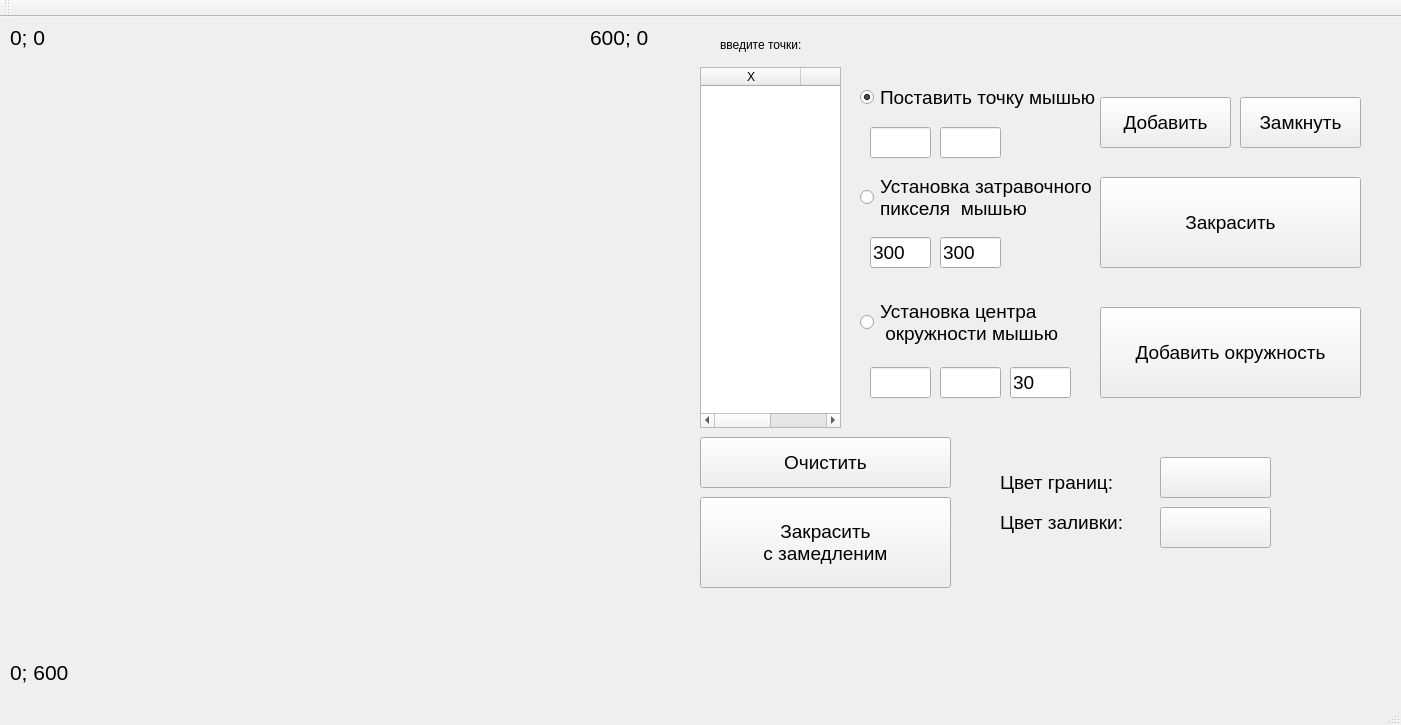
<?xml version="1.0" encoding="UTF-8"?>
<ui version="4.0">
 <class>MainWindow</class>
 <widget class="QMainWindow" name="MainWindow">
  <property name="geometry">
   <rect>
    <x>0</x>
    <y>0</y>
    <width>1401</width>
    <height>725</height>
   </rect>
  </property>
  <property name="windowTitle">
   <string>Закраска</string>
  </property>
  <widget class="QWidget" name="centralWidget">
   <widget class="QLineEdit" name="lineEdit_y">
    <property name="geometry">
     <rect>
      <x>940</x>
      <y>110</y>
      <width>61</width>
      <height>31</height>
     </rect>
    </property>
    <property name="font">
     <font>
      <pointsize>14</pointsize>
     </font>
    </property>
   </widget>
   <widget class="QLabel" name="label_4">
    <property name="geometry">
     <rect>
      <x>720</x>
      <y>20</y>
      <width>101</width>
      <height>16</height>
     </rect>
    </property>
    <property name="text">
     <string>введите точки:</string>
    </property>
   </widget>
   <widget class="QLineEdit" name="lineEdit_x">
    <property name="geometry">
     <rect>
      <x>870</x>
      <y>110</y>
      <width>61</width>
      <height>31</height>
     </rect>
    </property>
    <property name="font">
     <font>
      <pointsize>14</pointsize>
     </font>
    </property>
   </widget>
   <widget class="QTableWidget" name="tableWidget">
    <property name="geometry">
     <rect>
      <x>700</x>
      <y>50</y>
      <width>141</width>
      <height>361</height>
     </rect>
    </property>
    <column>
     <property name="text">
      <string>X</string>
     </property>
    </column>
    <column>
     <property name="text">
      <string>Y</string>
     </property>
    </column>
   </widget>
   <widget class="QPushButton" name="pushButton_add">
    <property name="geometry">
     <rect>
      <x>1100</x>
      <y>80</y>
      <width>131</width>
      <height>51</height>
     </rect>
    </property>
    <property name="font">
     <font>
      <pointsize>14</pointsize>
     </font>
    </property>
    <property name="text">
     <string>Добавить</string>
    </property>
   </widget>
   <widget class="QWidget" name="gridLayoutWidget">
    <property name="geometry">
     <rect>
      <x>30</x>
      <y>40</y>
      <width>601</width>
      <height>591</height>
     </rect>
    </property>
    <layout class="QGridLayout" name="gridLayout"/>
   </widget>
   <widget class="QPushButton" name="pushButton">
    <property name="geometry">
     <rect>
      <x>1240</x>
      <y>80</y>
      <width>121</width>
      <height>51</height>
     </rect>
    </property>
    <property name="font">
     <font>
      <pointsize>14</pointsize>
     </font>
    </property>
    <property name="text">
     <string>Замкнуть</string>
    </property>
   </widget>
   <widget class="QPushButton" name="pushButton_clear">
    <property name="geometry">
     <rect>
      <x>700</x>
      <y>420</y>
      <width>251</width>
      <height>51</height>
     </rect>
    </property>
    <property name="font">
     <font>
      <pointsize>14</pointsize>
     </font>
    </property>
    <property name="text">
     <string>Очистить</string>
    </property>
   </widget>
   <widget class="QLabel" name="label">
    <property name="geometry">
     <rect>
      <x>10</x>
      <y>10</y>
      <width>81</width>
      <height>21</height>
     </rect>
    </property>
    <property name="font">
     <font>
      <pointsize>16</pointsize>
     </font>
    </property>
    <property name="text">
     <string>0; 0</string>
    </property>
   </widget>
   <widget class="QLabel" name="label_2">
    <property name="geometry">
     <rect>
      <x>590</x>
      <y>10</y>
      <width>91</width>
      <height>21</height>
     </rect>
    </property>
    <property name="font">
     <font>
      <pointsize>16</pointsize>
     </font>
    </property>
    <property name="text">
     <string>600; 0</string>
    </property>
   </widget>
   <widget class="QLabel" name="label_3">
    <property name="geometry">
     <rect>
      <x>10</x>
      <y>640</y>
      <width>91</width>
      <height>31</height>
     </rect>
    </property>
    <property name="font">
     <font>
      <pointsize>16</pointsize>
     </font>
    </property>
    <property name="text">
     <string>0; 600</string>
    </property>
   </widget>
   <widget class="QPushButton" name="pushButton_fill_2">
    <property name="geometry">
     <rect>
      <x>700</x>
      <y>480</y>
      <width>251</width>
      <height>91</height>
     </rect>
    </property>
    <property name="font">
     <font>
      <pointsize>14</pointsize>
     </font>
    </property>
    <property name="text">
     <string>Закрасить
с замедленим</string>
    </property>
   </widget>
   <widget class="QPushButton" name="pushButton_color_fone">
    <property name="geometry">
     <rect>
      <x>1160</x>
      <y>490</y>
      <width>111</width>
      <height>41</height>
     </rect>
    </property>
    <property name="text">
     <string/>
    </property>
   </widget>
   <widget class="QPushButton" name="pushButton_color_line">
    <property name="geometry">
     <rect>
      <x>1160</x>
      <y>440</y>
      <width>111</width>
      <height>41</height>
     </rect>
    </property>
    <property name="text">
     <string/>
    </property>
   </widget>
   <widget class="QLabel" name="label_5">
    <property name="geometry">
     <rect>
      <x>1000</x>
      <y>470</y>
      <width>151</width>
      <height>71</height>
     </rect>
    </property>
    <property name="font">
     <font>
      <pointsize>14</pointsize>
     </font>
    </property>
    <property name="text">
     <string>Цвет заливки:</string>
    </property>
   </widget>
   <widget class="QLabel" name="label_6">
    <property name="geometry">
     <rect>
      <x>1000</x>
      <y>430</y>
      <width>141</width>
      <height>71</height>
     </rect>
    </property>
    <property name="font">
     <font>
      <pointsize>14</pointsize>
     </font>
    </property>
    <property name="text">
     <string>Цвет границ:</string>
    </property>
   </widget>
   <widget class="QPushButton" name="pushButton_add_2">
    <property name="geometry">
     <rect>
      <x>1100</x>
      <y>160</y>
      <width>261</width>
      <height>91</height>
     </rect>
    </property>
    <property name="font">
     <font>
      <pointsize>14</pointsize>
     </font>
    </property>
    <property name="text">
     <string>Закрасить</string>
    </property>
   </widget>
   <widget class="QLineEdit" name="lineEdit_x_za">
    <property name="geometry">
     <rect>
      <x>870</x>
      <y>220</y>
      <width>61</width>
      <height>31</height>
     </rect>
    </property>
    <property name="font">
     <font>
      <pointsize>14</pointsize>
     </font>
    </property>
    <property name="text">
     <string>300</string>
    </property>
   </widget>
   <widget class="QLineEdit" name="lineEdit_y_za">
    <property name="geometry">
     <rect>
      <x>940</x>
      <y>220</y>
      <width>61</width>
      <height>31</height>
     </rect>
    </property>
    <property name="font">
     <font>
      <pointsize>14</pointsize>
     </font>
    </property>
    <property name="text">
     <string>300</string>
    </property>
   </widget>
   <widget class="QPushButton" name="pushButton_add_3">
    <property name="geometry">
     <rect>
      <x>1100</x>
      <y>290</y>
      <width>261</width>
      <height>91</height>
     </rect>
    </property>
    <property name="font">
     <font>
      <pointsize>14</pointsize>
     </font>
    </property>
    <property name="text">
     <string>Добавить окружность</string>
    </property>
   </widget>
   <widget class="QLineEdit" name="lineEdit_x_cir">
    <property name="geometry">
     <rect>
      <x>870</x>
      <y>350</y>
      <width>61</width>
      <height>31</height>
     </rect>
    </property>
    <property name="font">
     <font>
      <pointsize>14</pointsize>
     </font>
    </property>
   </widget>
   <widget class="QLineEdit" name="lineEdit_y_cir">
    <property name="geometry">
     <rect>
      <x>940</x>
      <y>350</y>
      <width>61</width>
      <height>31</height>
     </rect>
    </property>
    <property name="font">
     <font>
      <pointsize>14</pointsize>
     </font>
    </property>
   </widget>
   <widget class="QLineEdit" name="lineEdit_y_rad">
    <property name="geometry">
     <rect>
      <x>1010</x>
      <y>350</y>
      <width>61</width>
      <height>31</height>
     </rect>
    </property>
    <property name="font">
     <font>
      <pointsize>14</pointsize>
     </font>
    </property>
    <property name="text">
     <string>30</string>
    </property>
   </widget>
   <widget class="QRadioButton" name="radioButton">
    <property name="geometry">
     <rect>
      <x>860</x>
      <y>150</y>
      <width>261</width>
      <height>61</height>
     </rect>
    </property>
    <property name="font">
     <font>
      <pointsize>14</pointsize>
     </font>
    </property>
    <property name="text">
     <string>Установка затравочного
пикселя  мышью</string>
    </property>
   </widget>
   <widget class="QRadioButton" name="radioButton_2">
    <property name="geometry">
     <rect>
      <x>860</x>
      <y>270</y>
      <width>211</width>
      <height>71</height>
     </rect>
    </property>
    <property name="font">
     <font>
      <pointsize>14</pointsize>
     </font>
    </property>
    <property name="text">
     <string>Установка центра
 окружности мышью</string>
    </property>
   </widget>
   <widget class="QRadioButton" name="radioButton_3">
    <property name="geometry">
     <rect>
      <x>860</x>
      <y>60</y>
      <width>281</width>
      <height>41</height>
     </rect>
    </property>
    <property name="font">
     <font>
      <pointsize>14</pointsize>
     </font>
    </property>
    <property name="text">
     <string>Поставить точку мышью</string>
    </property>
    <property name="checked">
     <bool>true</bool>
    </property>
   </widget>
  </widget>
  <widget class="QMenuBar" name="menuBar">
   <property name="geometry">
    <rect>
     <x>0</x>
     <y>0</y>
     <width>1401</width>
     <height>21</height>
    </rect>
   </property>
  </widget>
  <widget class="QToolBar" name="mainToolBar">
   <attribute name="toolBarArea">
    <enum>TopToolBarArea</enum>
   </attribute>
   <attribute name="toolBarBreak">
    <bool>false</bool>
   </attribute>
  </widget>
  <widget class="QStatusBar" name="statusBar"/>
 </widget>
 <layoutdefault spacing="6" margin="11"/>
 <tabstops>
  <tabstop>lineEdit_x</tabstop>
  <tabstop>lineEdit_y</tabstop>
  <tabstop>tableWidget</tabstop>
  <tabstop>pushButton_add</tabstop>
  <tabstop>pushButton</tabstop>
  <tabstop>pushButton_clear</tabstop>
 </tabstops>
 <resources/>
 <connections/>
</ui>
